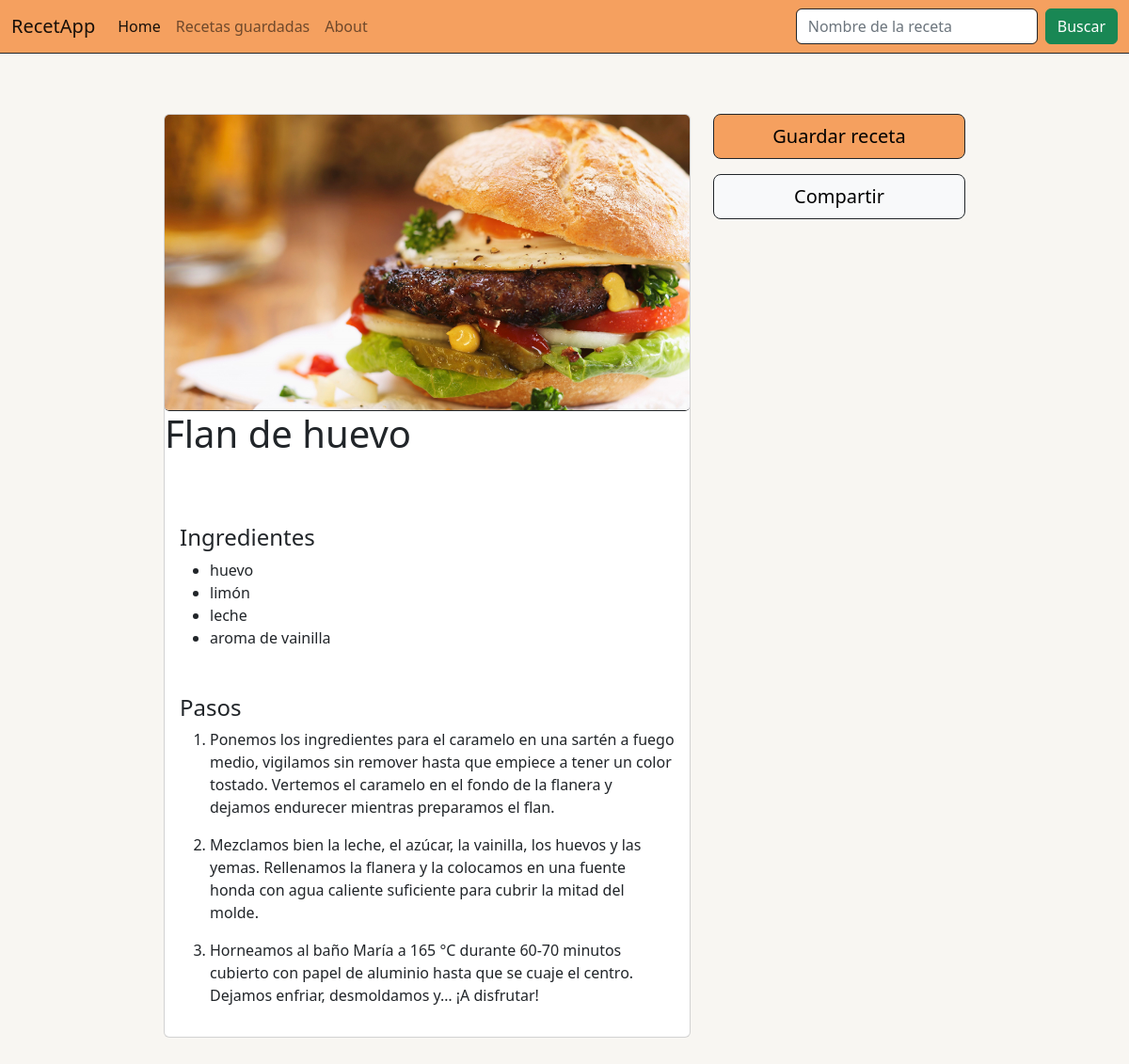
The app's page /receta/42 with its own data.
### app/models.py (models this page shows)
class Recipes(models.Model):
    id = models.AutoField(primary_key=True)
    name = models.CharField(max_length=255)
    steps = models.TextField()
    number_of_ingredients = models.IntegerField(null=True)
    class Meta:
        db_table = 'recipes'

class Ingredients(models.Model):
    id = models.IntegerField(primary_key=True)
    name = models.CharField(max_length=255)
    class Meta:
        db_table = 'ingredient'

### app/views.py (the view)
# urls.py: path("receta/<int:id>", views.detalle_receta, name="detalle_receta"), #Endpoint para buscar detalles de una receta
def detalle_receta(request, id):
    try:
        receta = buscador.buscarRecetasID(id)
        formateado = re.sub("Paso (\d+)\n\n","",receta[2]).split(";")
        IDs = []
        if request.COOKIES.get("recetas"):
            guardadas_json = json.loads(request.COOKIES.get("recetas"))
            IDs  = [eval(i) for i in guardadas_json]
        saved = id in IDs
        context = {
            "receta_id": receta[0],
            "receta_nombre": receta[1],
            "receta_pasos": formateado,
            "receta_ingredientes": receta[4],
            "saved": saved
        }
        return render(request,'receta.html', context)
    except:
        return redirect("index")

### app/buscador.py (called while the page is built)
    def getIngredientes(self,id: int):
        nombres = self._db.getIngredientes(id)
        lista_ingredientes = []
        for nombre in nombres:
            lista_ingredientes.append(nombre)
        return lista_ingredientes

    def buscarRecetasID(self, ID : int):
        try:
            resultado = self._db.buscarRecetasID(ID)
            lista_ingredientes = self.getIngredientes(ID)
            return (resultado[0],resultado[1],resultado[2],resultado[3],lista_ingredientes)
        except:
            raise Error_Buscador("Error Buscador: La sentencia de buscar receta por ID no es correcta")

### app/db.py (called while the page is built)
    def getIngredientes(self, id: int):
            try:
                list_ingredients = Ingredients.objects.filter(recipeingredient__recipe_id=id).select_related('recipeingredient').values_list('name', flat=True)
                return list_ingredients
            except:
                raise Error_DB("Error de base de datos: No hay conexión con la base de datos")

    def buscarRecetasID(self, id: int):
        try:
            result = Recipes.objects.get(id=id)
            return (result.id,result.name,result.steps,result.number_of_ingredients)
        except:
            raise Error_DB("Error de base de datos: No hay conexión con la base de datos")

### app/templates/receta.html
{% extends 'base.html' %}
{% load static %}
{% block content %}
<div class="container-fluid h-100 background">
  <div class="row d-flex-inline bg-light rounded rounded-sm background">
      <div class="col-lg-8 background">
          <div class="card mt-5 w-100">
              <img class="card-img border-bottom border-dark" src="{% static 'img/img-template.jpg' %}" width="100%">
              <h1 class="card-title">{{receta_nombre}}</h1>
              <div class="ps-3 mt-5 card-body">
                  <h4>Ingredientes</h4>
                  <ul>
                    {% for item in receta_ingredientes %}
                      <li>{{item}}</li>
                    {% endfor %}
                  </ul>
                  <h4 class="mt-5">Pasos</h4>
                  <ol>
                      {% for item in receta_pasos %}
                        <li><p>{{item}}</p></li>
                      {% endfor %}
                  </ol>
              </div>
          </div>
      </div>
      <div class="col-lg background">
        <div class="container-fluid">
          <div class="row rounded-sm d-flex flex-column justify-content-center-100">
            <button id="guardarReceta" data-id={{receta_id}} class="btn save-btn flex-grow button-bg btn-outline-success btn-lg mt-5 mb-3 border border-dark" saved={{saved}} origin="receta">Guardar receta</button>
            <div id="compartirReceta" data-id={{receta_id}} class="btn share-btn flex-grow btn-lg btn-light border border-dark">Compartir</div>
          </div>
        </div>
      </div>
  </div>
</div>
</div>
{% endblock %}

### app/static/css/custom.css (style rules this page uses)
.background { background: #f8f6f2; }
.button-bg { background-color: #f5a05f !important; color: black !important; }

### records on screen
Recipes: name "Flan de huevo"
Ingredients: name "huevo"
Ingredients: name "limón"
Ingredients: name "leche"
Ingredients: name "aroma de vainilla"

### other values on screen
{{ item }} "Mezclamos bien la leche, el azúcar, la vainilla, los huevos y las yemas. Rellenamos la flanera y la colocamos en una fuente honda con agua caliente suficiente para cubrir la mitad del molde." "Horneamos al baño María a 165 °C durante 60-70 minutos cubierto con papel de aluminio hasta que se cuaje el centro. Dejamos enfriar, desmoldamos y… ¡A disfrutar!"
